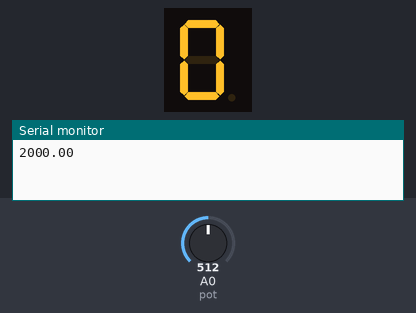
This sketch was run on a simulated Arduino Uno, built with avr-gcc and run on an emulated ATmega328P. Shown: 1-digit seven-segment display, the last lines printed to the serial monitor. The inputs (shaded band) are chosen by the test bench; at power-on: A0 (pot) = 512.

Above: at 0.1 s.
At 2.8 s:
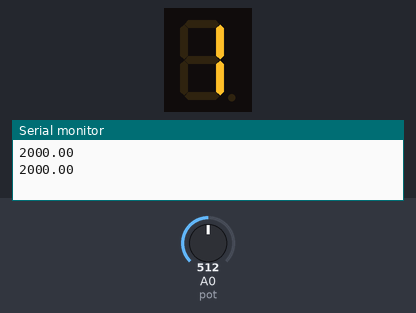
2.9 s: A0 (pot) set to 122
At 5.6 s:
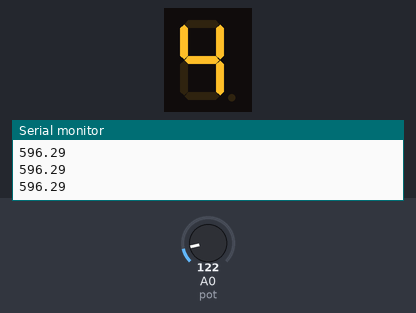
7.2 s: A0 (pot) set to 306
Timing chart, 0 to 10.2 s (numbered marks = the images above; inputs shaded):
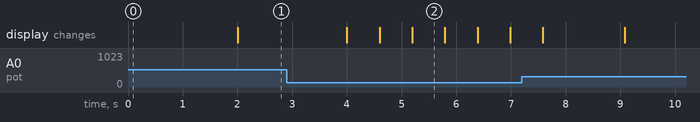

The sketch:

ME545_lab3_task2_7seg_display.ino
```cpp
/*
 * ME 545 - Lab 3 Task 2
 * Group 5: Juliette Mitrovich, Sheila Moroney, and Sujani Patel
 * Display values 0-9 on 7 segment display
 * Use potentiometer to change speed at which is counts (delay)
 */

#include "SevSeg.h"
SevSeg sevseg; // create a name for the seven segment display

//Set to 1 for single digit display
byte numDigits = 1;

//defines common pins while using multi-digit display. Left empty as we have a single digit display
byte digitPins[] = {};

//Defines arduino pin connections in order: A, B, C, D, E, F, G, DP
byte segmentPins[] = {3, 2, 8, 7, 6, 4, 5, 9};
bool resistorsOnSegments = true;

float AREF = 5.0; // reference voltage of Arduino
int pot = A0; // define analog I/O pin for the potentiometer
float pot_bit; // create a variable to store the 10-bit volt output of the potentiometer
float pot_voltage; // create a variable to store the converted voltage value of the potentiometer
float pot_voltage_scaled; // create a variable to store the scaled voltage value of the potentiometer

///// POTENTIOMETER FUNCTION /////
void find_pot_delay_val_range () {
  pot_bit = analogRead(pot); // read the output of the potentiometer
  pot_voltage = AREF * (pot_bit / 1023.0); // convert it to volts
  pot_voltage_scaled = pot_voltage * 1000.0; // scale it up by 1000

// Keep output values within a range of 500ms and 2000ms
  if (2000.0 < pot_voltage_scaled) {
    pot_voltage_scaled = 2000.0;
  }
  if (500 > pot_voltage_scaled) {
    pot_voltage_scaled = 500;
  }
  else {
    pot_voltage_scaled = pot_voltage_scaled;
  }
  Serial.println(pot_voltage_scaled); // print the scaled value to make sure it's in the right range
}

void setup() {
  Serial.begin(9600); // initalize the serial monitor
  //Initialize sevseg object. Uncomment second line if you use common cathode 7 segment
  sevseg.begin(COMMON_ANODE, numDigits, digitPins, segmentPins, resistorsOnSegments);
  //sevseg.begin(COMMON_CATHODE, numDigits, digitPins, segmentPins, resistorsOnSegments);

  sevseg.setBrightness(90);
}

void loop() {
  // Display numbers 0 to 9 at varying speeds
  for (int i = 0; i < 10; i++) {
    find_pot_delay_val_range();
    sevseg.setNumber(i);
    sevseg.refreshDisplay();
    delay(pot_voltage_scaled);
  }
}
```

Measured:
- what the display in image 2 shows lasts 0.6 s, from 5.2 s to 5.8 s
